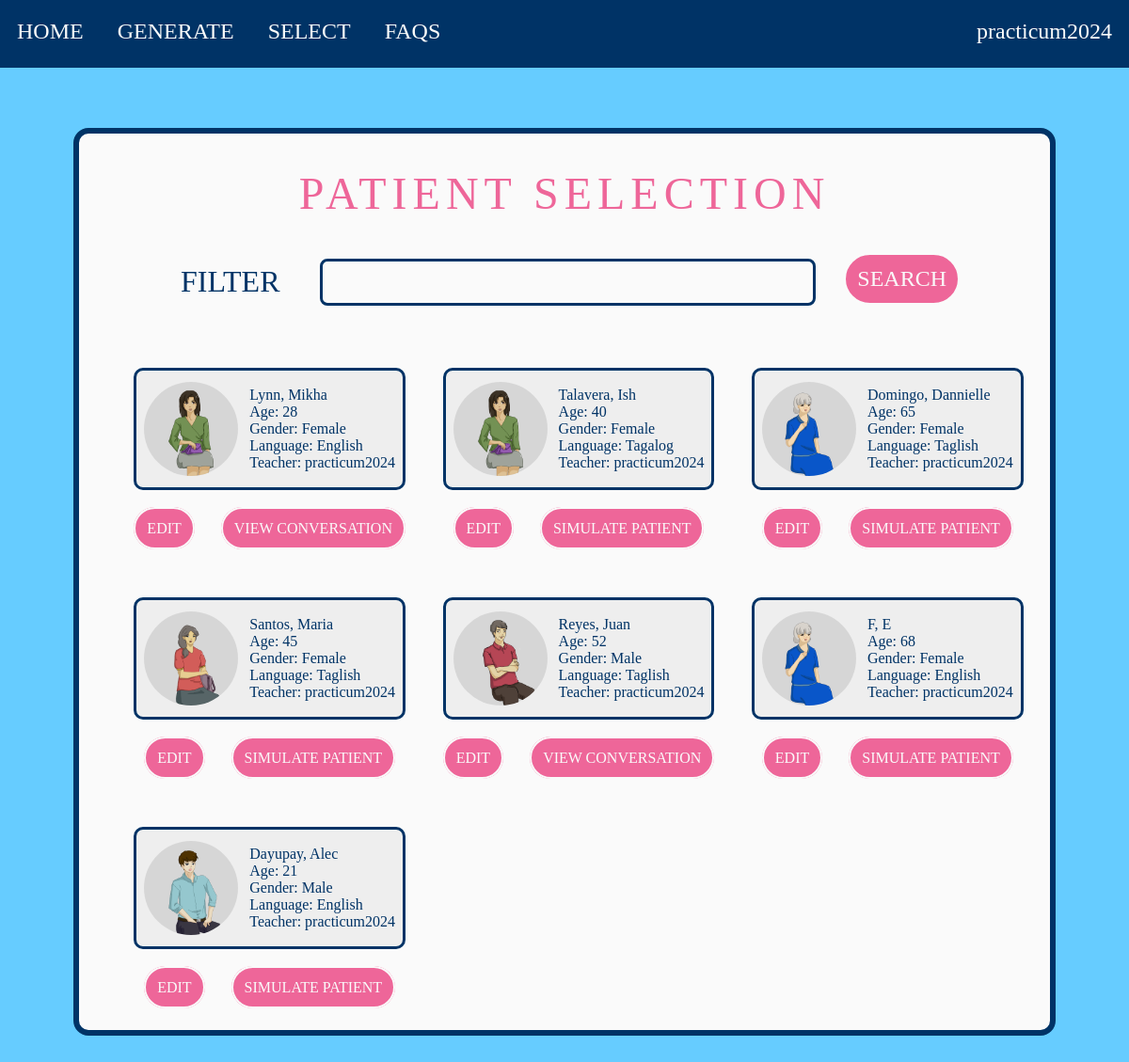
/select/ (signed in), run on an earlier commit of the app's database.
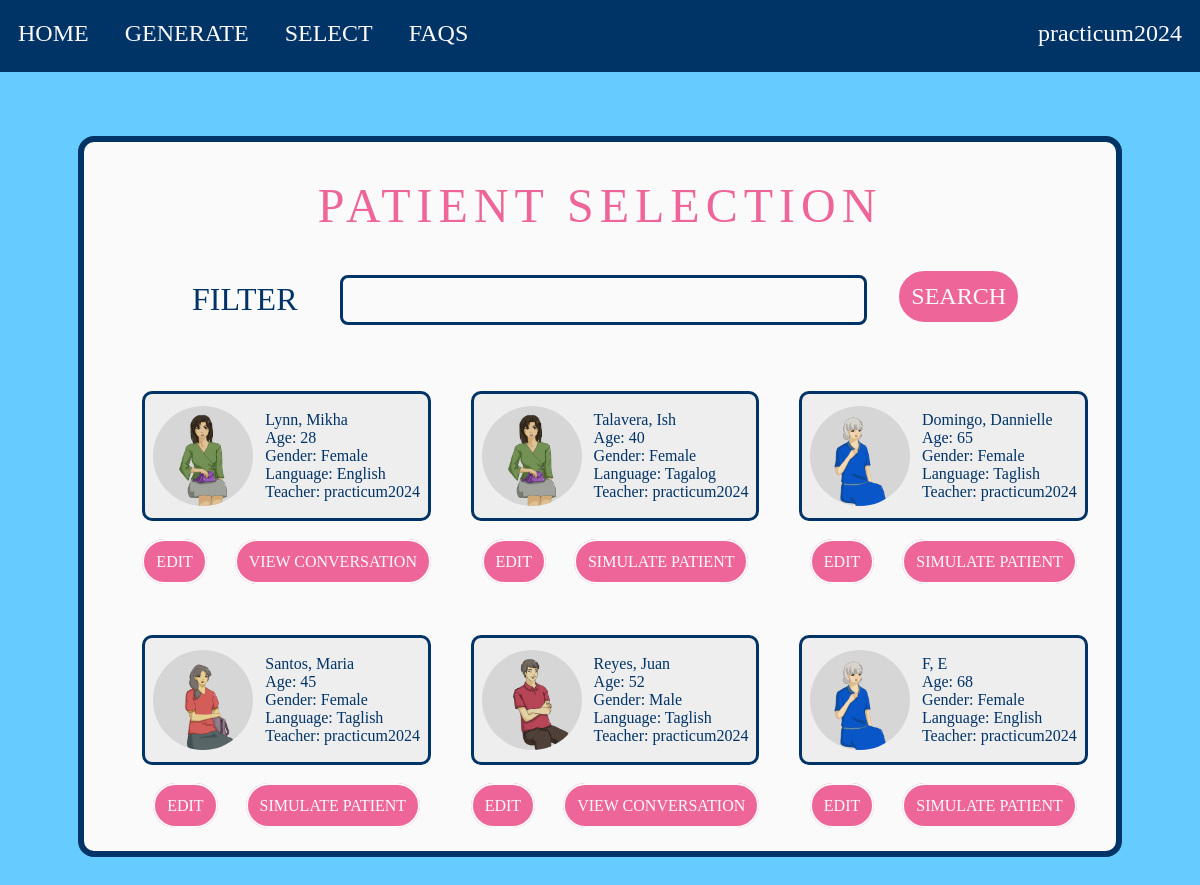
And on a later commit of the database.
### virtualpatient/models.py (models this page shows, shortened)
class Patient(models.Model):
    first_name = models.CharField(max_length=50, null=True)
    last_name = models.CharField(max_length=50, null=True)
    age = models.PositiveIntegerField(null=True)
    sex = models.CharField(null=True, max_length=6, choices=[
        ('Male', 'Male'),
        ('Female', 'Female'),
    ])
    height = models.FloatField(help_text="Height in cm", null=True)
    weight = models.FloatField(help_text="Weight in kg", null=True)
    language = models.CharField(null=True, max_length=7, choices=[
        ('English', 'English'),
        ('Tagalog', 'Tagalog'),
        ('Taglish', 'Taglish'),
    ])
    chief_complaint = models.CharField(max_length=50, null=True)
    provocation = models.CharField(max_length=50, null=True)
    quality = models.CharField(max_length=50, null=True)
    region = models.CharField(max_length=50, null=True)
    severity = models.CharField(max_length=50, null=True)
    timing = models.CharField(max_length=50, null=True)
    background = models.CharField(max_length=200, blank=True, null=True)
    family_history = models.CharField(max_length=200, blank=True, null=True)
    lifestyle = models.CharField(max_length=200, blank=True, null=True)
    recent_interactions = models.CharField(max_length=200, blank=True, null=True)
    medical_history = models.CharField(max_length=200, blank=True, null=True)
    symptoms = models.TextField(blank=True, null=True)
    notes = models.TextField(blank=True, null=True)
    illness_to_be_diagnosed = models.CharField(max_length=255, null=True)
    created_by = models.ForeignKey(User, on_delete=models.CASCADE)
    image = models.CharField(default='images/gpt.jpg/', max_length=50, blank=True, null=True)

### virtualpatient/views.py (the view, shortened to what this page needs)
# urls.py: path('select/', views.select, name='select'),
@login_required(login_url='login')
def select(request):
    patients = Patient.objects.all()
    by_user = Patient.objects.filter(created_by=request.user)
    filters = [-1, -1, -1, -1, -1]
    diagnosed = Patient.objects.filter(id__in=Diagnosed.objects.filter(user=request.user).values('patient'))
    context = {'patients': patients, 'by_user': by_user, 'diagnosed': diagnosed, 'filters': filters, 'is_teacher': request.user.groups.filter(name='teacher').exists()}
    return render(request, 'virtualpatient/select.html', context)

### virtualpatient/templates/virtualpatient/select.html (shortened to what this page needs)
{% extends 'virtualpatient/base.html' %}
{% load static %}
{% block content %}
<link rel="stylesheet" href="{% static 'select.css' %}">
<div class="cnt-1">
    <div class="cnt-2">
        <div class="h1">PATIENT SELECTION</div>
        <form method="POST" action="">
            <div class="h2">FILTER</div>
            <div class="filter">
                <div class="selected">
                </div>
            </div>
            <button type="submit" class="search">SEARCH</button>
        </form>
        <div class="cnt-3">
            {% for patient in patients %}
                <div class="patient">
                    <div class="details">
                        <img alt="patient" src="/static/{{patient.image}}/">
                        <div>
                            <p>{{patient.last_name}}, {{patient.first_name}}</p>
                            <p>Age: {{patient.age}}</p>
                            <p>Gender: {{patient.sex}}</p>
                            <p>Language: {{patient.language}}</p>
                            <p>Teacher: {{patient.created_by}}</p>
                        </div>
                    </div>
                    <div class="cnt-4">
                        {% if patient in by_user %}
                            <a class="btn" href="{% url 'edit' pk=patient.pk %}">EDIT</a>
                        {% endif %}
                        {% if patient in diagnosed %}
                            <a class="btn" href="{% url 'simulate' pk=patient.pk %}">VIEW CONVERSATION</a>
                        {% else %}
                            <a class="btn" href="{% url 'simulate' pk=patient.pk %}">SIMULATE PATIENT</a>
                        {% endif %}
                    </div>
                </div>
            {% endfor %}
        </div>
    </div>
</div>
{% endblock %}

### virtualpatient/templates/virtualpatient/base.html (shortened to what this page needs)
<!DOCTYPE html>
<html lang="en">
    <head>
        {% load static %}
        <link rel="stylesheet" href="{% static 'base.css' %}">
    </head>
    <body>
        <div class="header">
            <div class="hdr-1">
                <a class="nav" href="{% url 'home' %}">HOME</a>
                {% if is_teacher %}
                <a class="nav" href="{% url 'generate' %}">GENERATE</a>
                {% endif %}
                <a class="nav" href="{% url 'select' %}">SELECT</a>
                <a class="nav" href="{% url 'faqs' %}" >FAQS</a>
            </div>
            <div class="hdr-2">
                <a class="nav" href="{% url 'profile' %}" >{{request.user}}</a>
            </div>
        </div>
        <div class="content">
            {% block content %}
            {% endblock %}
        </div>
    </body>
</html>

### virtualpatient/static/base.css (style rules this page uses)
* { font-family: 'Franklin Gothic Medium'; margin: 0px; }
html { background: #6cf; }
.header { display: flex; justify-content: space-between; background: #036; }
.hdr-1 { display: flex; justify-content: flex-start; }
.hdr-2 { display: flex; justify-content: flex-end; }
.nav { margin: 0.75rem 1svw; border-bottom: solid #036 5px; padding: 0.5rem 0.5svw; width: 16svw; max-width: fit-content; font-size: clamp(0.75rem, 3svw, 1.5rem); color: #fafafa; overflow-x: clip; white-space: nowrap; text-decoration: none; }
.content { height: 92svh; }

### virtualpatient/static/select.css (style rules this page uses)
.cnt-1 { display: flex; flex-direction: column; align-items: center; }
.cnt-2 { display: flex; flex-direction: column; align-items: stretch; margin: 4rem; border: solid #036 min(0.5rem, 0.5svw); border-radius: 1rem; padding: 3svw; width: 80svw; background: #fafafa; }
.h1 { margin-bottom: 2cqi; align-self: center; font-size: min(5svw, 3rem); letter-spacing: min(0.5svw, 0.5rem); color:#e69; }
form { display: flex; align-self: center; align-items: flex-start; justify-content: space-between; margin-bottom: 4cqi; width: 90%; color: #036; }
.h2 { margin: 1cqi; padding: 1cqi; font-size: min(4svw, 2rem); }
.filter { position: relative; flex-grow: 1; margin: 1.5cqi; }
.selected { display: flex; align-items: center; border: solid #036 min(0.25rem, 0.25svw); border-radius: 0.5rem; padding: min(0.5rem, 0.5svw); height: min(4svw, 2rem); }
.search { margin: 1cqi; border: solid 0.125rem #fafafa; border-radius: 30px; padding: 1cqi; width: fit-content; background: #e69; font-size: min(1.5rem, 3.5svw); color: #fafafa; text-decoration: none; }
.cnt-3 { display:grid; grid-template-columns: repeat(auto-fill, 300px); justify-content: space-around; row-gap: min(4rem, 20svw); column-gap: 25px; }
.patient { display:flex; flex-direction: column; align-items: center; justify-content: space-around; width: min(330px, 80svw); }
.details { display:flex; flex-direction:row; align-items: center; border: solid #036 min(0.20rem, 0.25svw); border-radius:10px; padding: min(0.75rem, 3svw) min(0.5rem, 2svw); background: #eee; font-size: min(3svw, 1rem); color: #036; }
img { margin-right: min(0.75rem, 3svw); border-radius: 100px; height: min(20cqi, 100px); aspect-ratio: 1; background: rgba(1, 1, 1, 0.1); object-fit: cover; }
.cnt-4 { margin-top: 2rem; }
.btn { margin: 1cqi; border: solid 0.125rem #fafafa; border-radius: 30px; padding: 0.75rem; width: fit-content; background: #e69; font-size: min(1rem, 5svw); color: #fafafa; text-decoration: none; }

What changed in the data, as far as the page shows it:
removed Patient: image (picture), last_name "Dayupay", first_name "Alec", age "21", sex "Male", language "English", created_by "practicum2024", shows "EDIT", shows "SIMULATE PATIENT"
